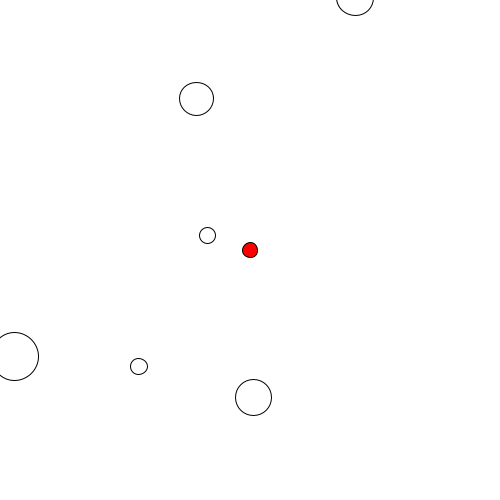
Frame 1 (no input)
Frame 60 (the mouse pressed at the canvas centre just before this capture): identical to frame 1, image omitted
Frame 120 (the mouse held since frame 60 and released just before this capture): identical to frame 1, image omitted

The Processing sketch that drew this single still picture (run headless with seeded random() and noise(); from frame 60 on, the mouse is pressed at the canvas centre):

// Processing sketch: fish04
// ── fish04.pde
float [] fishX=new float[30];//座標x
float [] fishY=new float[30];//座標
float [] fishSize=new float[30];//大小
boolean[] fishAlive = new boolean[30];//是不是活的 true,false
void setup(){
  size(500,500);
  for(int i=0; i<30; i++){
    fishX[i]=random(-500,500);
    fishY[i]=random(-500,500);
    fishSize[i]=random(10,50);
    fishAlive[i]=true;
  }
}//吃東西,越吃越大,不夠大不能吃,時間內吃完, Q: 如何移動畫面
float x=0, y=0, big=15;
void draw(){
  background(255);
  pushMatrix();
    translate(-x, -y);
    for(int i=0; i<30; i++){
      if(fishAlive[i]==true){
        fill(255); ellipse(fishX[i], fishY[i], fishSize[i], fishSize[i] );
        if( dist(250+x,250+y, fishX[i],fishY[i])< (big+fishSize[i])/2 ){//相遇
          if(big>fishSize[i]){//你比較
            //big = big + fishSize[i];//可以吃掉對方,不能半徑相加,要面積相加
            big = sqrt(big*big+fishSize[i]*fishSize[i]);//面積相加,對應的半徑
            fishAlive[i]=false;//魚死掉了
          }else {}//gameOver=true;//輸了
        }
      }
    }
    fill(255,0,0); ellipse(250+x,250+y, big,big);
  popMatrix();
}
void keyPressed(){
  if(keyCode==LEFT) x-=3;
  if(keyCode==RIGHT) x+=3;
  if(keyCode==UP) y-=3;
  if(keyCode==DOWN) y+=3;
}
